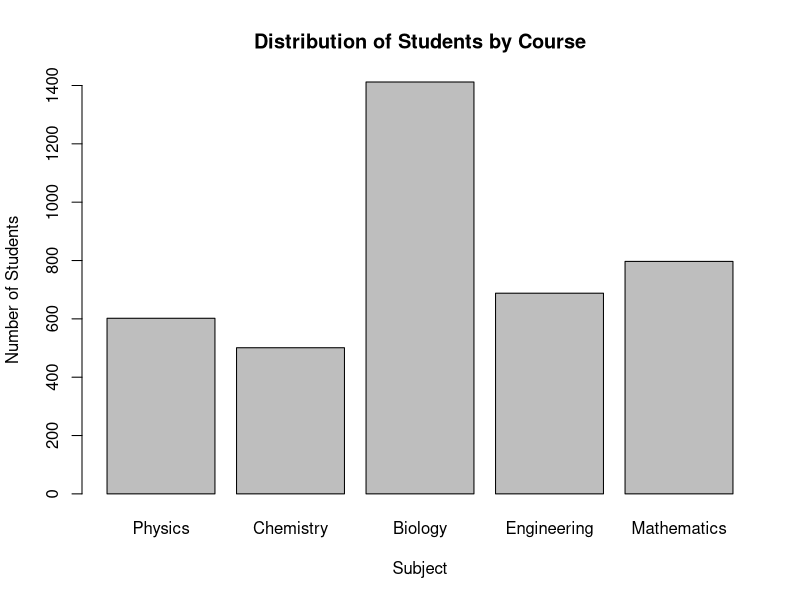

Source code (R):
#Bar chart for HCH

#Define the heights of the bars.
heights <- c(602, 501, 1412, 688, 797)

#Define the names for each column.
barNames <-c("Physics", "Chemistry", "Biology", "Engineering", "Mathematics")

#Create the bar graph.
barplot(heights, names.arg = barNames, main = "Distribution of Students by Course", xlab = "Subject", ylab = "Number of Students")
